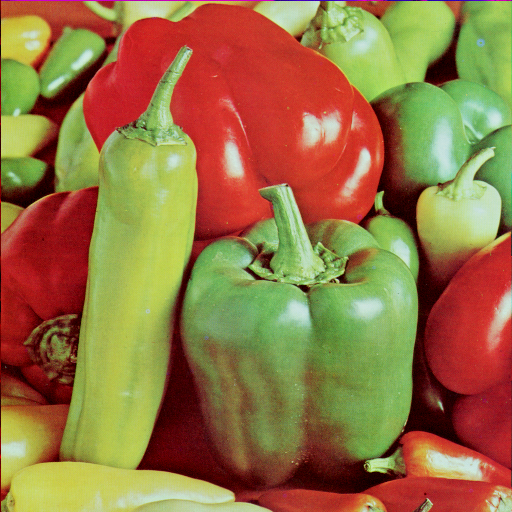
#> input picture peppers.png, 512 x 512 px
$ python hyper_chaos_algo.py
#> lines starting #> are read from the running program, lines starting #| are printed output that depends on the picture
### helper.py
import numpy as np
from PIL import Image, ImageOps
import cv2
import secrets
import math
import matplotlib.pyplot as plt
from sklearn.preprocessing import Normalizer
import os
import random
import statistics


# [127 lines left out: functions vertical_pairings1, vertical_pairings, horizontal_pairings1, horizontal_pairings, diagonal_pairings1, diagonal_pairings and 2 more, not called in this run]


def psnr(mse):
	return 20 * math.log((255/math.sqrt(mse)), 10)

# [25 lines left out: functions uaci, Rand, not called in this run]


def img_to_mat(path):
	""" function to read image and convert to a matrix"""
#> called with path = './peppers.png'
	img = Image.open(path)
#> img is the input picture: PIL image 512x512 RGB; mean R, G, B 149.8, 115.6, 66.5
	img2 = ImageOps.grayscale(img)

	return np.array(img2)


# [17 lines left out: functions parameters_hca, image_info, not called in this run]


def display_image(mat):
	""" display image from matrix"""
	img = Image.fromarray(mat)
	img.show()


def swap(a,b):
	a, b = b, a
	return a,b


# [32 lines left out: functions ruled_randomizer, display_image_float, not called in this run]
	# plt.imshow(normalized_mat.reshape(mat.shape))
	# plt.show()


def rand_gen(below, baseline):
	""" random number generator within range"""
	return secrets.randbelow(below)/ baseline


def initial_processing(mat):
	""" function to return all matrix shape and convert to vector for processing"""
	flat_arr = mat.ravel()
	return mat.shape, np.matrix(flat_arr)

### hyper_chaos_algo.py
# standard libraries
import numpy as np
import math
import sys
import matplotlib.pyplot as plt
import skimage.measure
from time import time
#user defined functions
import helper
import histogram
import correlation_coeff


def less_10e14neg(x):
	while(x < math.pow(10,-14)):
		x = x * 10
	return x


def logistic_map_sequences(u, x0, shape):
	w, h = shape
	n = w * h
	x = []

	x1 = x0

	x2 = 0
	# print(x1)
	N0 = 1000
	for i in range(n+N0):
		try:
			x2 = u * x1 * (1 - x1)
			x2 = abs(x2) % 10000000000000000000000000000000
			x2 = less_10e14neg(x2)
			x.append(x1)

			x1 = x2
		except Exception as e:
			print(e)
			break


	x = np.array(x[N0:])


	# print(x)

	return x


def sine_map(x0, y0, a, b, shape):
	x = []
	y = []
	x1 = x0
	y1 = y0
	x2 = 0
	y2 = 0
	N0 = 1000
	w, h = shape
	n = w * h

	for i in range(n + N0):
		try:
			x2 = math.sin((math.pi * a * math.pow(x1, 2)) - (b * y1))
			y2 = math.sin(1 - (math.pi * b * x1))
			x.append(x1)
			y.append(y1)
			y1 = y2
			x1 = x2
		except Exception as e:
			print(e)
			break
	return np.array(x[N0:]), np.array(y[N0:])

def construction_of_tables(shape, x0, u_x, y0, u_y):

	w,h = shape
	power = math.pow(10, 7)


	# [11 lines of commented-out code are left out]
	x, y = sine_map(x0, y0, u_x, u_y, shape)
	# print("sine_map")
	# print(x)
	# print(y)
	x = (np.mod(np.floor(x*power),w)+1).reshape(shape)
	y = (np.mod(np.floor(y*power),h)+1).reshape(shape)

	# print(x)

	CT = np.zeros(shape)
	XT = np.zeros(shape)
	YT = np.zeros(shape)

	for i in range(w):
		for j in range(h):

			if abs(x[i,j]-i) < w/4 or abs(y[i,j]-i) < h/4:
				CT[i,j] = 1
			else:
				CT[i,j] = 0

			if abs(x[i,j]-i) < w/4:
				XT[i,j] = ((x[i,j] + w/4)%w)

			else:
				XT[i,j] = x[i,j]

			if abs(y[i,j]-i) < h/4:
				YT[i,j] = ((y[i,j] + h/4)%h)
			else:
				YT[i,j] =y[i,j]

	return CT.astype(int), XT.astype(int), YT.astype(int)


def scramble(mat, x0, u_x, y0, u_y):

	n, m = mat.shape
	I1, I2 = np.split(mat, 2, axis=0)

	# [8 lines of commented-out code are left out]


	CT, XT, YT = construction_of_tables(I1.shape, x0, u_x, y0, u_y)

	for j in range(m):
		for i in range(int(n/2)):

			if CT[i,j] == 0:
				I1[i,j], I1[XT[i,j]-1,YT[i,j]-1] = helper.swap(I1[i,j], I1[XT[i,j]-1,YT[i,j]-1])
			else:
				I1[i,j], I2[XT[i,j]-1,YT[i,j]-1] = helper.swap(I1[i,j], I2[XT[i,j]-1,YT[i,j]-1])

	for i in range(int(n/2)):
		for j in range(m):

			if CT[i,j] == 0:
				I2[i,j], I2[XT[i,j]-1,YT[i,j]-1] = helper.swap(I2[i,j], I2[XT[i,j]-1,YT[i,j]-1])
			else:
				I2[i,j], I1[XT[i,j]-1,YT[i,j]-1] = helper.swap(I2[i,j], I1[XT[i,j]-1,YT[i,j]-1])

	# helper.display_image(np.concatenate((I1,I2), axis = 0))
	return np.concatenate((I1,I2), axis = 0), x0, u_x, y0, u_y


def create_key_stream(x0, u_x, y0, u_y, shape, power):

	# print("inside create_key_stream:")
	# print("z0", z0)
	# print("u_z", u_z)

	k, unused = sine_map(x0, u_x, y0, u_y, shape)
	k = np.mod(np.floor(k * power), 256).astype(int)

	return k


def diffuse(mat, x0, u_x, y0, u_y):
	# print(mat)
	shape, p = helper.initial_processing(mat)
	w, h = shape
	power = math.pow(10, 28)
	n = w * h


	# print("inside diffuse:")
	# print("z0", z0)
	# print("u_z", u_z)

	k = create_key_stream(x0, u_x, y0, u_y, shape, power).reshape(p.shape)

	s0 = int((np.sum(p) - p[0,0])% 256)
	# print(k[ 0,0], p[0, 0], s0)

	p[0,0] = s0 ^ p[0, 0] ^ k[0, 0]
	print(k.shape)
	for i in range(2, n ):

		kt1 = math.floor(((p[ 0, i-2] + k[ 0, i-1]) % 256) / 256 * (i - 1)) + 1
		kt2 = math.floor(((p[ 0, i-2] + k[ 0, i-1]) % 256) / 255 * (n - i - 1)) + i + 1

		p[0,i - 1] = p[0, i - 1] ^ k[0, i - 1] ^ p[0, kt1 - 1] ^ p[0, kt2- 1]

	kt1 = math.floor(((p[0, n-2] + k[0, n -1]) % 256) / 256 * (n - 1)) + 1
	p[0, n - 1] = p[0, n - 1] ^ k[0, n - 1] ^ p[0, kt1 - 1]

	print("diffusion done")

	return p.reshape(shape), x0, u_x, y0, u_y


def encrypt(mat, x0, u_x, y0, u_y):

	scrambled_mat, x0, u_x, y0, u_y = scramble(mat, x0, u_x, y0, u_y)
	# helper.display_image(scrambled_mat)
	# histogram.plot_histogram(scrambled_mat)
	"""TEST"""
	# diffuse(scrambled_mat)
	# return scrambled_mat
	# helper.display_image(scrambled_mat)
	diffuse_mat, x0, u_x, y0, u_y = diffuse(scrambled_mat, x0, u_x, y0, u_y)


	# return scrambled_mat, u_z, z0, u_x, x0, u_y, y0
	return diffuse_mat, u_x, x0, u_y, y0

def decrypt(mat, u_x, x0, u_y, y0):


	shape,p = helper.initial_processing(mat)
	n ,m = shape
	power = math.pow(10,28)
	shape_x = (int(n/2), m)

	# print(shape_x)
	CT, XT, YT = construction_of_tables(shape_x, x0, u_x, y0, u_y)
	k = create_key_stream(x0, u_x, y0, u_y, shape, power).reshape(p.shape)

	L = n * m

	tn = 1
	while tn >= 1:


		kt1 = math.floor(((p[0, L-2] + k[0, L -1]) % 256) / 256 * (L - 1)) + 1
		p[0, L - 1] = p[0, L - 1] ^ k[0, L - 1] ^ p[0, kt1 - 1]

		for i in range(L-1, 1, -1 ):

			kt1 = math.floor(((p[ 0, i-2] + k[ 0, i-1]) % 256) / 256 * (i - 1)) + 1
			kt2 = math.floor(((p[ 0, i-2] + k[ 0, i-1]) % 256) / 255 * (L - i - 1)) + i + 1

			p[0,i - 1] = p[0, i - 1] ^ k[0, i - 1] ^ p[0, kt1 - 1] ^ p[0, kt2- 1]

		s0 = int((np.sum(p) - p[0,0])% 256)
		# print(k[ 0,0], p[0, 0], s0)

		p[0,0] = s0 ^ p[0, 0] ^ k[0, 0]

		img_mat = p.reshape(shape)
		# print(img_mat)
		I1, I2 = np.split(img_mat, 2, axis = 0)

		for i in range(int(n/2)-1, -1, -1):
			for j in range(m-1, -1, -1):

				if CT[i,j] == 0:
					I2[i,j], I2[XT[i,j]-1,YT[i,j]-1] = helper.swap(I2[i,j], I2[XT[i,j]-1,YT[i,j]-1])
				else:
					I2[i,j], I1[XT[i,j]-1,YT[i,j]-1] = helper.swap(I2[i,j], I1[XT[i,j]-1,YT[i,j]-1])

		for j in range(m-1, -1, -1):
			for i in range(int(n/2)-1, -1, -1):

				if CT[i,j] == 0:
					 I1[i,j], I1[XT[i,j]-1,YT[i,j]-1] = helper.swap(I1[i,j], I1[XT[i,j]-1,YT[i,j]-1])
				else:
					I1[i,j], I2[XT[i,j]-1,YT[i,j]-1] = helper.swap(I1[i,j], I2[XT[i,j]-1,YT[i,j]-1])

		p = np.concatenate((I1, I2), axis = 0)
		# print(tn)
		tn = tn -1

	return p


"""TEST"""
# [5 lines of commented-out code are left out]


"""Main"""

""" paths to image files"""
# [6 lines of commented-out code are left out]
path = "./peppers.png"


# Read plain image
mat = helper.img_to_mat(path)
helper.display_image(mat)
# histogram.plot_histogram(mat)


# print(mat)
# print(type(mat[0,0]))


w,h = mat.shape
#> w = 512; h = 512
# [5 lines of commented-out code are left out]

"""correlation coefficients"""
# [44 lines of commented-out code are left out]
x0, u_x, y0, u_y  = 0.1, 2.6, 0.48480196431, 0.95
# t0 = time()
I_enc, u_x, x0, u_y, y0 = encrypt(mat, x0, u_x, y0, u_y)
#> the loop in scramble, `for j in range(m):` made 512 passes
#> after the loop in scramble, `for j in range(m):`:
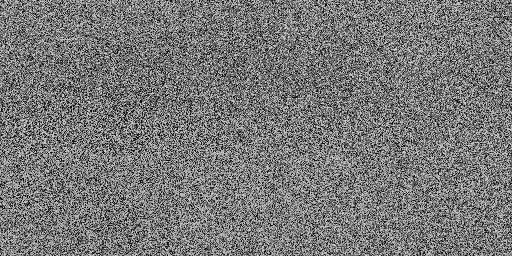
#> I1: shape (256, 512); min 0, max 227, mean 119.4
#> after the loop in scramble, `for j in range(m):`:
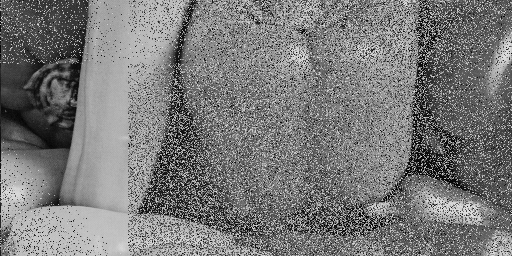
#> I2: shape (256, 512); min 1, max 228, mean 121
#> after the loop in scramble, `for i in range(int(n/2)):`:
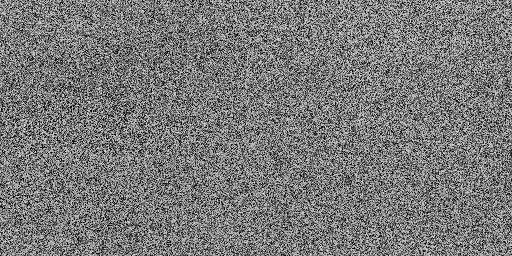
#> I1: shape (256, 512); min 0, max 228, mean 120.6
#> after the loop in scramble, `for i in range(int(n/2)):`:
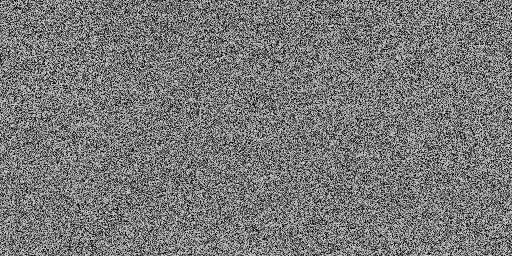
#> I2: shape (256, 512); min 0, max 227, mean 119.8
#| (1, 262144)
# [49 lines of commented-out code are left out]


"""Resistance to differential attacks"""
# print(path)
# print('npcr', helper.npcr(I_enc, I_enc1))
# print('uaci', helper.uaci(I_enc, I_enc1))


"""Information entropy analysis"""
# [12 lines of commented-out code are left out]
helper.display_image(I_enc)
# helper.display_image(np.absolute(I_enc1-I_enc))

I_dec = decrypt(I_enc, u_x, x0, u_y, y0)
#> call 2 of construction_of_tables, with shape = (256, 512), x0 = 0.1, u_x = 2.6, y0 = 0.485, u_y = 0.95
#> after the loop in construction_of_tables (call 2), `for i in range(w):`:
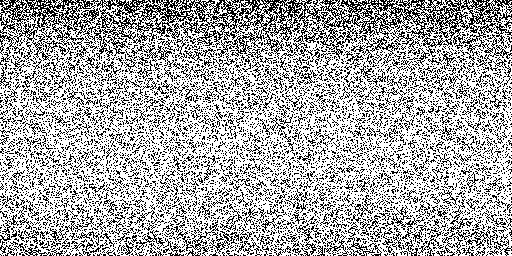
#> CT: shape (256, 512) float64; values 0 (black) and 1 (white), 67.5% white; black in thin lines or dots
#> after the loop in construction_of_tables (call 2), `for i in range(w):`:
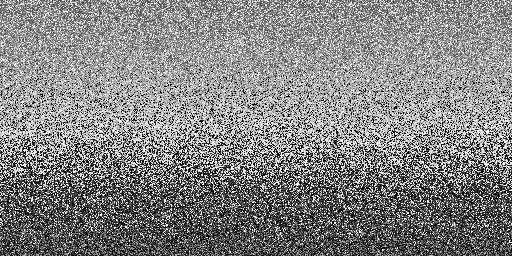
#> XT: shape (256, 512) float64; min 0, max 256, mean 132.3; drawn with min black and max white
#> after the loop in construction_of_tables (call 2), `for i in range(w):`:
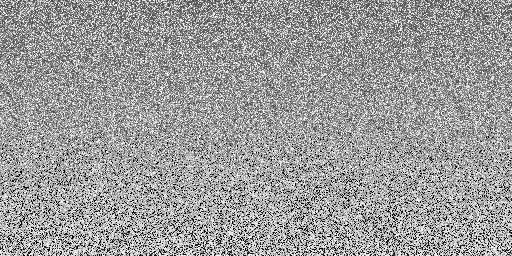
#> YT: shape (256, 512) float64; min 1, max 512, mean 312.8; drawn with min black and max white
# t2 = time()
# print("dec_time", t2-t1)


"""Quality of encryption"""
# mse = helper.mse(mat, I_dec)
# print("mse:", mse)
# print("psnr", helper.psnr(mse))


"""key sensitivity analysis"""
helper.display_image(I_dec)
# [6 lines of commented-out code are left out]
